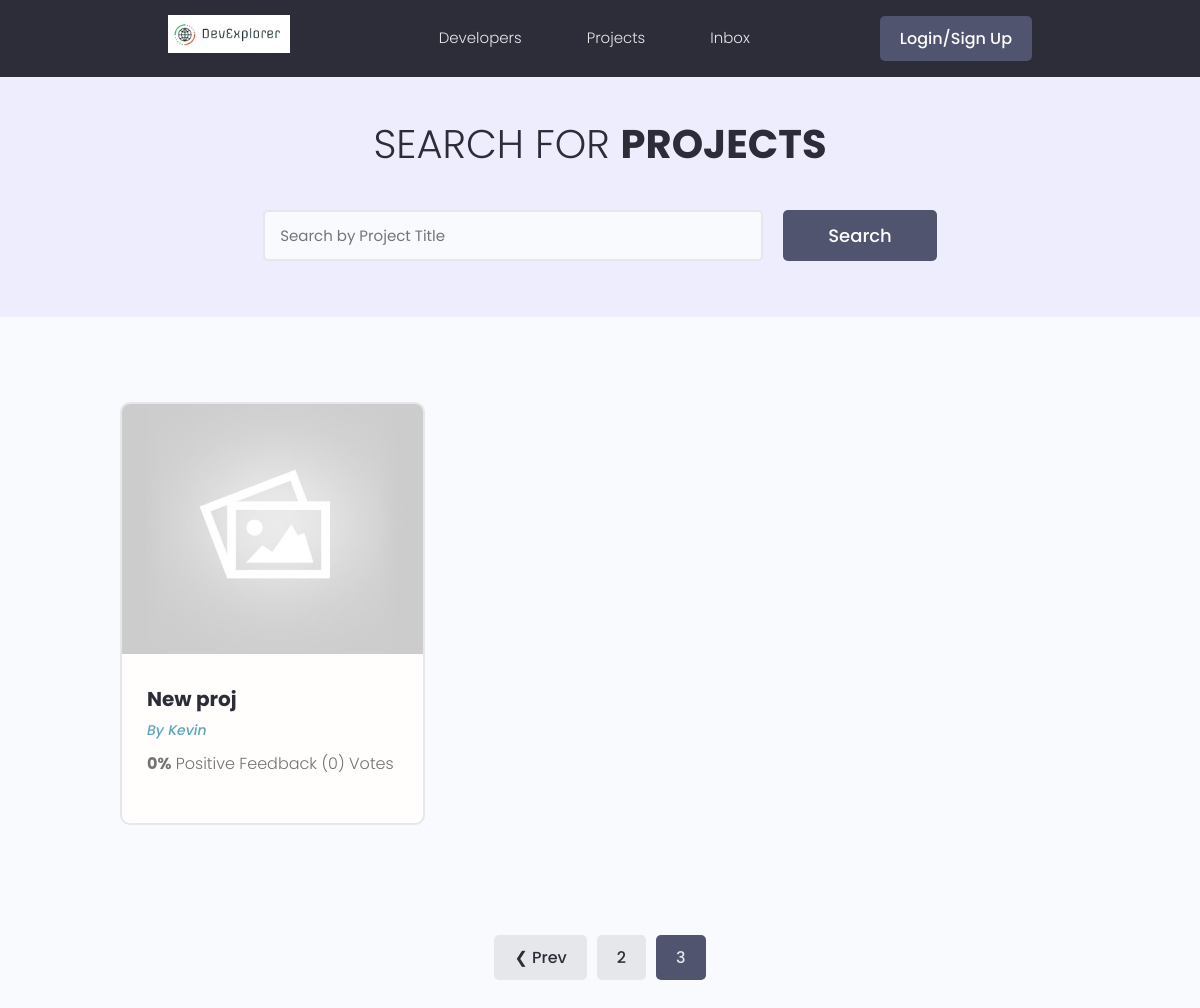
Page /projects/?page=3 on the earlier database version.
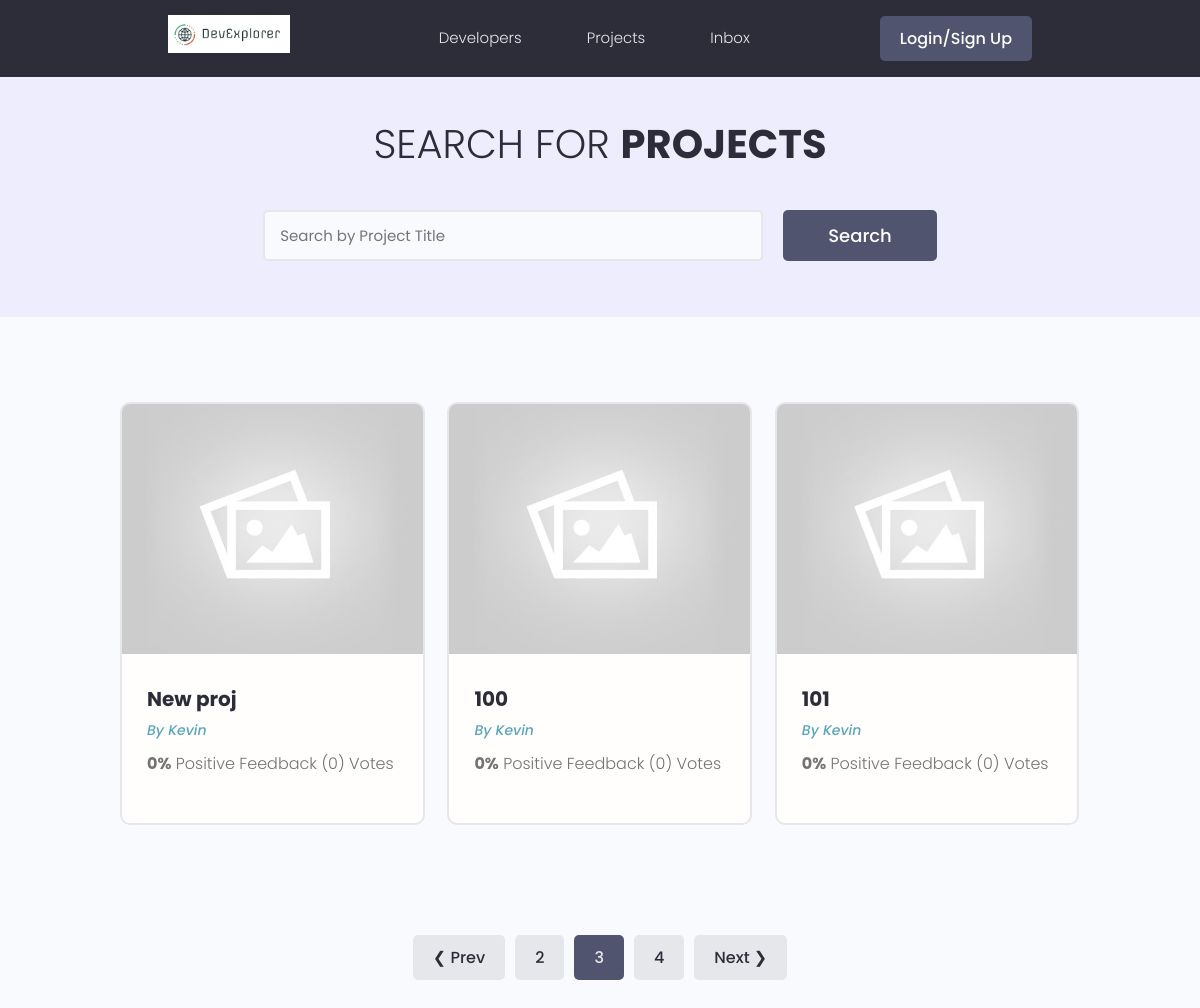
Same page on the later database version.
### projects/models.py (models this page shows, shortened)
class Project(models.Model):
    owner = models.ForeignKey(Profile,null=True, blank=True, on_delete=models.SET_NULL)
    title = models.CharField(max_length=200)
    description = models.TextField(null=True, blank=True)
    featured_image = models.ImageField(null=True, blank=True, default='default.jpg')
    demo_link = models.CharField(max_length=2000, null=True, blank=True)
    source_link = models.CharField(max_length=2000, null=True, blank=True)
    tags = models.ManyToManyField('Tag', blank=True)
    vote_total = models.IntegerField(default=0, null=True, blank=True)
    vote_ratio = models.IntegerField(default=0, null=True, blank=True)
    created = models.DateTimeField(auto_now_add=True)
    id = models.UUIDField(default=uuid.uuid4, unique=True,
                          primary_key=True, editable=False)
    class Meta:
        ordering=['created']

### users/models.py (models this page shows, shortened)
class Profile(models.Model):
    user = models.OneToOneField(
        User, on_delete=models.CASCADE, null=True, blank=True)
    name = models.CharField(max_length=200, blank=True, null=True)
    email = models.EmailField(max_length=500, blank=True, null=True)
    username = models.CharField(max_length=200, blank=True, null=True)
    location = models.CharField(max_length=200, blank=True, null=True)
    short_intro = models.CharField(max_length=200, blank=True, null=True)
    bio = models.TextField(blank=True, null=True)
    profile_image = models.ImageField(
        blank=True, null=True, upload_to='profiles/', default='profiles/user-default.png')
    social_github = models.CharField(max_length=200, blank=True, null=True)
    social_twitter = models.CharField(max_length=200, blank=True, null=True)
    social_linkedin = models.CharField(max_length=200, blank=True, null=True)
    social_youtube = models.CharField(max_length=200, blank=True, null=True)
    social_website = models.CharField(max_length=200, blank=True, null=True)
    created = models.DateTimeField(auto_now_add=True)
    id = models.UUIDField(default=uuid.uuid4, unique=True,
                          primary_key=True, editable=False)
    class Meta:
        ordering=['created']

### projects/views.py (the view)
# urls.py: path('projects/', include('projects.urls')),
def projects(request):
    projects, search_query=searchProjects(request)
    custom_range, projects=paginateProjects(request,projects,3)
    context = {'projects': projects, 'search_query':search_query, 'custom_range':custom_range}
    return render(request, 'projects/projects.html', context)

### projects/utils.py (called while the page is built)
def searchProjects(request):
    search_query=''
    if request.GET.get('search_query'):
        search_query=request.GET.get('search_query')
    tags = Tag.objects.filter(name__icontains=search_query)
    projects = Project.objects.distinct().filter(
        Q(title__icontains=search_query) |
        Q(description__icontains=search_query) |
        Q(owner__name__icontains=search_query) |
        Q(tags__in=tags)
    )
    return projects, search_query

def paginateProjects(request, projects, results):
    paginator=Paginator(projects, results)
    page=request.GET.get('page')
    try:
        projects=paginator.page(page)
    except PageNotAnInteger:
        page=1
        projects=paginator.page(page)
    except EmptyPage:
        page=paginator.num_pages
        projects=paginator.page(page)
    leftIndex = int(page)-1
    if leftIndex < 1:
        leftIndex=1
    rightIndex=int(page)+2
    if rightIndex > paginator.num_pages+1:
        rightIndex=paginator.num_pages+1
    custom_range=range(leftIndex, rightIndex)
    return custom_range, projects

### projects/templates/projects/projects.html (shortened to what this page needs)
{% extends 'main.html' %}
{% block content %}
<main class="projects">
  <section class="hero-section text-center">
    <div class="container container--narrow">
      <div class="hero-section__box">
        <h2>Search for <span>Projects</span></h2>
      </div>
      <div class="hero-section__search">
        <form id="searchForm" class="form" action="{% url 'projects' %}" method="get">
          <div class="form__field">
            <input
              class="input input--text"
              id="formInput#search"
              type="text"
              name="search_query"
              value="{{ search_query }}"
              placeholder="Search by Project Title"
            />
          </div>
          <input class="btn btn--sub btn--lg" type="submit" value="Search" />
        </form>
      </div>
    </div>
  </section>
  <section class="projectsList">
    <div class="container">
      <div class="grid grid--three">
        {% for project in projects %}
        <div class="column">
          <div class="card project">
            <a href="{% url 'project' project.id %}" class="project">
              <img
                class="project__thumbnail"
                src="{{project.featured_image.url}}"
                alt="project thumbnail"
              />
              <div class="card__body">
                <h3 class="project__title">{{project.title}}</h3>
                <p>
                  <a
                    class="project__author"
                    href="{% url 'user-profile' project.owner.id %}"
                    >By {{project.owner.name}}</a
                  >
                </p>
                <p class="project--rating">
                  <span style="font-weight: bold">{{project.vote_ratio}}%</span>
                  Positive Feedback ({{project.vote_total}})
                  Vote{{project.vote_total|pluralize:"s"}}
                </p>
              </div>
            </a>
          </div>
        </div>
        {%endfor%}
      </div>
    </div>
  </section>
  {% include 'pagination.html' with queryset=projects custom_range=custom_range %}
</main>
{% endblock content %}

### templates/main.html (shortened to what this page needs)
{% load static %}
<!DOCTYPE html>
<html>
  <head>
    <link
      rel="stylesheet"
      href="https://cdn.iconmonstr.com/1.3.0/css/iconmonstr-iconic-font.min.css"
    />
    <link rel="stylesheet" href="{% static 'uikit/styles/uikit.css' %}" />
    <link rel="stylesheet" href="{% static 'styles/app.css' %}" />
  </head>
  <body>
    {% include 'navbar.html' %}
    {% block content %}
    {% endblock content %}
  </body>
</html>

### templates/navbar.html (shortened to what this page needs)
{% load static %}
<header class="header">
  <div class="container container--narrow">
    <a href="{% url 'profiles' %}" class="header__logo">
      <img src="{% static 'images/logo.png' %}" alt="DevExplorer Logo" />
    </a>
    <nav class="header__nav">
      <ul class="header__menu">
        <li class="header__menuItem">
          <a href="{% url 'profiles' %}">Developers</a>
        </li>
        <li class="header__menuItem">
          <a href="{% url 'projects' %}">Projects</a>
        </li>
        <li class="header__menuItem"><a href="">Inbox</a></li>
        {% if request.user.is_authenticated %}
        <li class="header__menuItem"><a href="{% url 'account' %}" class="btn btn--sub">Account</a></li>
        <li class="header__menuItem"></li><a href="{% url 'logout' %}" class="btn btn--sub">Logout</a></li>
        {% else %}
        <li class="header__menuItem"></li><a href="{% url 'login' %}" class="btn btn--sub">Login/Sign Up</a></li>
        {% endif %}
      </ul>
    </nav>
  </div>
</header>

### templates/pagination.html
{% if queryset.has_other_pages %}
  <div class="pagination">
    <ul class="container">
      {% if queryset.has_previous %}
        <li><a href="?page={{queryset.previous_page_number}}" class="btn page-link" data-page="{{queryset.previous_page_number}}">&#10094; Prev</a></li>
      {% endif %}
      {% for page in custom_range %}
        {% if page == queryset.number %}
          <li><a href="?page={{page}}" class="btn page-link btn--sub" data-page="{{page}}">{{page}}</a></li>
        {% else %}
          <li><a href="?page={{page}}" class="btn page-link" data-page="{{page}}">{{page}}</a></li>
        {% endif %}
      {% endfor %}
      {% if queryset.has_next %}
        <li><a href="?page={{queryset.next_page_number}}" class="btn page-link" data-page="{{queryset.next_page_number}}">Next &#10095;</a></li>
      {% endif %}
    </ul>
  </div>
{% endif %}

### static/styles/app.css (style rules this page uses)
:root { --color-sub: #2d2d39; }
.btn--sub { background-color: var(--color-sub-light); }
.card { border: 2px solid var(--color-light); }
img { width: 100%; }
.header { position: sticky; z-index: 111; background-color: var(--color-sub); padding: 1.5rem 0; }
.header > .container { display: flex; justify-content: space-between; align-items: center; }
.header__logo > img { height: 3.8rem; }
.header__nav > ul { display: inline-flex; align-items: center; list-style: none; gap: 6.5rem; }
.header__menuItem > a { color: var(--color-light); font-weight: 300; }
.hero-section { height: 40vh; display: flex; align-items: center; background-color: var(--color-sub); }
.hero-section__box { margin-bottom: 4rem; }
.hero-section__box > h2, .hero-section__box > h2 > span { font-size: 4rem; color: var(--color-light); line-height: 1.3; text-transform: uppercase; }
.hero-section__box > h2 { font-weight: 300; }
.hero-section__box > h2 > span { font-weight: 700; }
.hero-section__search > .form { display: flex; align-items: center; justify-content: center; gap: 2rem; }
.hero-section__search > .form input.input--text { width: 50rem; }
.pagination { margin-top: 8rem; margin-bottom: 10rem; }
.pagination > ul { flex-wrap: wrap; list-style: none; display: flex; align-items: center; justify-content: center; gap: 1rem; }
.pagination .btn { color: var(--color-sub); }
.pagination .btn.btn--sub { color: var(--color-light); }
.project__author { font-size: 1.4rem; font-style: italic; }
.project--rating { margin-bottom: 1.6em; margin-top: .5em; }
.projects > .hero-section { background: var(--color-sub-lighter); height: 30vh; }
.projects .hero-section__box { margin-bottom: 2.5rem; }
.projects .hero-section__box > h2 { color: var(--color-sub); }
.projects .hero-section__box > h2 > span { font-weight: 700; color: var(--color-sub); }
.projectsList { margin-top: 8rem; }
.project__thumbnail { height: 25rem; object-fit: cover; object-position: top center; }
.project__title { font-size: 2rem; font-weight: 700; color: var(--color-sub); }

### static/uikit/styles/modules/_variables.css (style rules this page uses)
:root { --color-main: #5aa5b9; --color-main-light: #e6faff; --color-sub: #3f4156; --color-sub-light: #51546e; --color-sub-lighter: #ededfd; --color-text: #737373; --color-gray: #8b8b8b; --color-light: #e5e7eb; --color-light-gray: #767676; --color-bg: #f8fafd; --color-white: #fffefd; --color-white-light: #f3f3f3; --color-success: #359e64; --color-success-bg: #def8e8; --color-error: #fc4b0b; --color-error-bg: #fff2ee; --font-base: 'Poppins', arial, helvetica, 'Segoe UI', roboto, ubuntu, sans-serif; --font-monospace: 'Fira Code', 'Courier New', courier, monospace; --font-regular: 300; --font-medium: 500; --font-bold: 700; --generic-shadow: 1px 1px 5px #00000010; --generic-transition: all 0.3s ease-in-out; }

### static/uikit/styles/modules/_base.css (style rules this page uses)
* { margin: 0; padding: 0; box-sizing: border-box; text-rendering: optimizeLegibility; color: inherit; font-size: inherit; }
html { font-size: 50%; }
@media only screen and (min-width: 480px) { html { font-size: 56.25%; } }
@media only screen and (min-width: 1200px) { html { font-size: 62.5%; } }
body { line-height: 1.6; font-weight: 400; font-size: 1.5rem; color: var(--color-text); background-color: var(--color-bg); min-height: 100vh; }

### static/uikit/styles/modules/_typography.css (style rules this page uses)
* { font-family: var(--font-base); }
h2 { font-size: 3.6rem; font-weight: var(--font-bold); }
h3 { font-size: 3.2rem; font-weight: var(--font-medium); }
p, span, strong { font-size: 1.6rem; color: var(--color-text); font-weight: var(--font-regular); }
a { padding-bottom: 2px; text-decoration: none; display: inline-block; color: var(--color-main); font-weight: var(--font-medium); }

### static/uikit/styles/modules/_utilities.css (style rules this page uses)
.container { width: 92%; max-width: 165rem; margin: 0 auto; box-sizing: border-box; }
.container--narrow { width: 92%; max-width: 120rem; }
@media screen and (min-width: 1000px) { .container { width: 90%; } }
@media screen and (min-width: 1000px) { .container--narrow { width: 85%; } }
@media screen and (min-width: 1200px) { .container { width: 80%; } }
@media screen and (min-width: 1200px) { .container--narrow { width: 72%; } }
.text-center { text-align: center; }

### static/uikit/styles/modules/_card.css (style rules this page uses)
.card { border-radius: 1rem; background-color: var(--color-white); border: 1.5px solid var(--color-light); width: auto; height: auto; margin-top: 0.5rem; margin-bottom: 0.5rem; overflow: hidden; }
.card__body, .card__header { padding: 2rem 2.5rem; }

Differences in the rows shown:
added Project: featured_image (placeholder picture), title "100", owner.name "Kevin", vote_ratio "0", vote_total "0"
added Project: featured_image (placeholder picture), title "101", owner.name "Kevin", vote_ratio "0", vote_total "0"
Other differences:
new list line: "4"
text now shown: "Next ❯"
